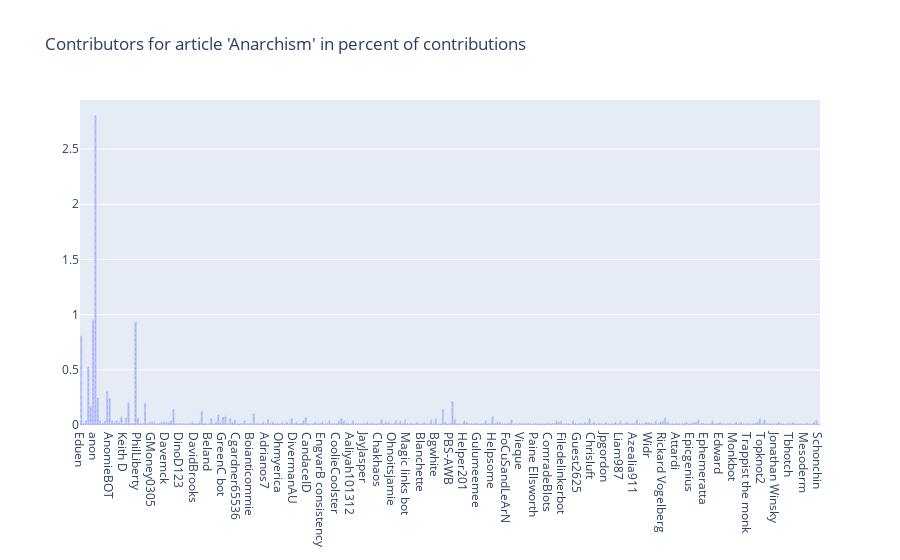

The notebook cell saved with this chart:
### Code cell
data = go.Bar(x=anarchrevsize1.contributor_name, y=anarchrevsize1.revperc, text=anarchrevsize1.page_title)
fig = go.Figure(data=data, layout_title_text="Contributors for article 'Anarchism' in percent of contributions")
fig.show()

### Figure 1 — Plotly figure (JSON) as saved in the notebook; plotly's stock layout.template omitted (floating-point values rounded to 4 significant figures; data arrays with more than 128 entries replaced by an {"elided": "..."} marker saying what was removed)
{"data": [{"text": {"elided": "1233 str values"}, "type": "bar", "x": {"elided": "1233 str values"}, "y": {"elided": "1233 float values"}}], "layout": {"title": {"text": "Contributors for article 'Anarchism' in percent of contributions"}}}
